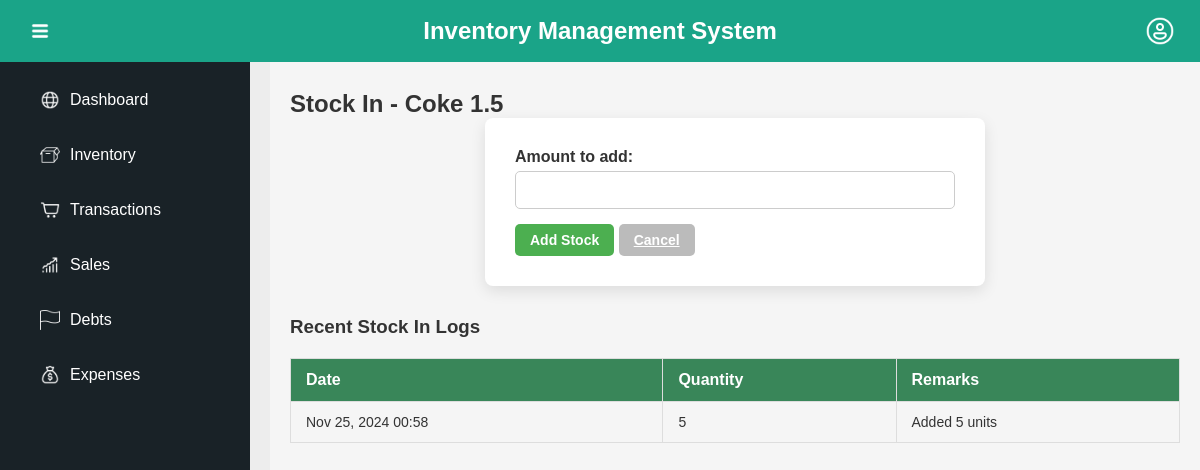
/inventory/stock_in/2/, run on the app's committed database.
### ProductManagement_APP/models.py (models this page shows, shortened)
class ProductVersion(models.Model):
    product = models.ForeignKey(Product, on_delete=models.CASCADE, related_name='versions')
    supplier = models.ForeignKey(Supplier, on_delete=models.CASCADE)
    buying_price = models.DecimalField(max_digits=10, decimal_places=2)
    selling_price = models.DecimalField(max_digits=10, decimal_places=2)
    product_quantity = models.IntegerField()  # This tracks stock quantity for each product version
    batch_id = models.CharField(max_length=50)  # Unique batch ID for FIFO tracking
    date_added = models.DateTimeField(auto_now_add=True)  # Timestamp for FIFO logic
    class Meta:
        ordering = ['date_added']  # FIFO: First in first out logic based on the `date_added`

class Product(models.Model):
    product_id = models.AutoField(primary_key=True)
    product_name = models.CharField(max_length=255, unique=True)
    product_classification = models.CharField(max_length=100)
    reorder_level = models.IntegerField()
    category = models.ForeignKey(Category, on_delete=models.CASCADE)

class StockLog(models.Model):
    ACTION_CHOICES = [
        ('IN', 'Stock In'),
        ('OUT', 'Stock Out'),
    ]
    product_version = models.ForeignKey(ProductVersion, on_delete=models.CASCADE, related_name='stock_logs')
    action_type = models.CharField(max_length=10, choices=ACTION_CHOICES)
    quantity = models.PositiveIntegerField()
    timestamp = models.DateTimeField(auto_now_add=True)
    remarks = models.TextField(blank=True, null=True)

### ProductManagement_APP/views.py (the view, shortened to what this page needs)
# urls.py: path('stock_in/<int:version_id>/', views.stock_in, name='stock_in'),
def stock_in(request, version_id):
    version = get_object_or_404(ProductVersion, id=version_id)
    product_id = version.product.product_id
    stock_in_logs = version.stock_logs.filter(action_type='IN').order_by('-timestamp')
    return render(request, 'inventory/stock_in.html', {
        'version': version,
        'stock_in_logs': stock_in_logs,
    })

### ProductManagement_APP/templates/inventory/stock_in.html (shortened to what this page needs)
{% extends 'MGSariSari_Inventory/base.html' %}
{% block content %}
    <h2>Stock In - {{ version.product.product_name }}</h2>
    <form method="POST" class="form">
        <label for="stock_in_amount">Amount to add:</label>
        <input type="number" id="stock_in_amount" name="stock_in_amount" min="1" required>
        <button type="submit" class="button save">Add Stock</button>
        <a href="{% url 'ProductManagement_APP:product_versions' version.product.product_id %}" class="button cancel">Cancel</a>
    </form>
    <div class="table-container">
        <h3>Recent Stock In Logs</h3>
        <table class="table">
            <thead>
                <tr>
                    <th>Date</th>
                    <th>Quantity</th>
                    <th>Remarks</th>
                </tr>
            </thead>
            <tbody>
                {% for log in stock_in_logs %}
                    <tr>
                        <td>{{ log.timestamp|date:"M d, Y H:i" }}</td>
                        <td>{{ log.quantity }}</td>
                        <td>{{ log.remarks|default:"-" }}</td>
                    </tr>
                {% empty %}
                    <tr>
                        <td colspan="3" class="no-data">No stock-in logs available.</td>
                    </tr>
                {% endfor %}
            </tbody>
        </table>
    </div>
{% endblock %}

### MGSariSari_Inventory/static/css/dashboard.css (style rules this page uses)
* { margin: 0; padding: 0; box-sizing: border-box; font-family: Arial, sans-serif; }
body, html { height: 100%; width: 100%; overflow: hidden; }

### ProductManagement_APP/static/inventory/dashboard.css (style rules this page uses)
* { margin: 0; padding: 0; box-sizing: border-box; font-family: Arial, sans-serif; }
body, html { height: 100%; width: 100%; overflow: hidden; }

### ProductManagement_APP/static/inventory/inventory.css (style rules this page uses)
* { margin: 0; padding: 0; box-sizing: border-box; }
body { display: flex; font-family: 'Arial', sans-serif; color: #333; background-color: #f5f5f5; margin: 0; }
.button { padding: 8px 15px; border: none; border-radius: 5px; cursor: pointer; font-size: 14px; font-weight: bold; background-color: #5cb6a4; color: #FFF; transition: background-color 0.3s; }
label { font-weight: bold; color: #333; margin-right: 10px; }
.form { max-width: 500px; margin: 0 auto; padding: 30px; background-color: #fff; border-radius: 8px; box-shadow: 0px 5px 15px rgba(0, 0, 0, 0.1); }
.form label { font-weight: bold; display: block; margin-bottom: 5px; color: #333; }
.form input[type="text"], .form input[type="number"], .form select { width: 100%; padding: 10px; margin-bottom: 15px; border: 1px solid #ccc; border-radius: 5px; font-size: 14px; }
.save { background-color: #4CAF50; color: white; }
.cancel { background-color: #bbb; }
.table { width: 100%; border-collapse: collapse; margin-top: 20px; margin-bottom: 20px; }
.table thead { background-color: #f4f4f4; font-weight: bold; color: #333; }
.table th, .table td { padding: 12px 15px; text-align: left; border: 1px solid #ddd; }
.table th { background-color: #398659; color: white; }
.table td { font-size: 14px; }
.table-container { margin: 30px 0; }

### MGSariSari_Inventory/templates/MGSariSari_Inventory/base.html (style rules this page uses)
body { font-family: Arial, sans-serif; background-color: #f5f5f5; margin: 0; padding: 0; }

### data on the page
ProductVersion: product.product_name "Coke 1.5"
StockLog: timestamp "Nov 25, 2024 00:58", quantity "5", remarks "Added 5 units"
